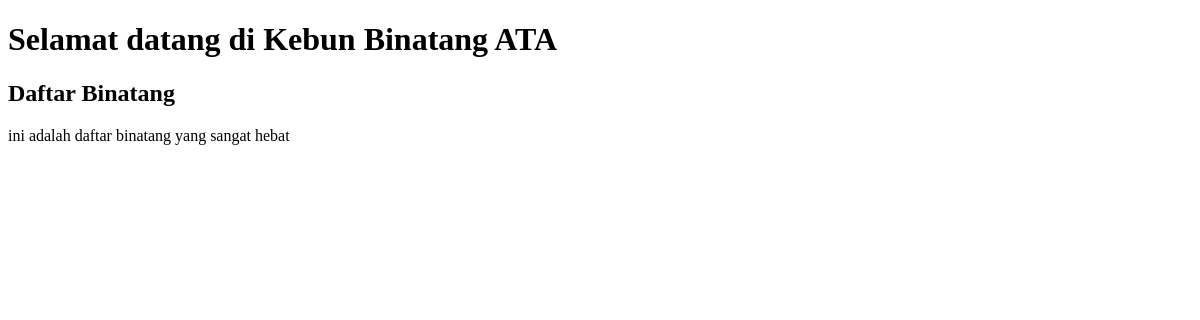
Before: /binatang/binatang/ with the older database file.
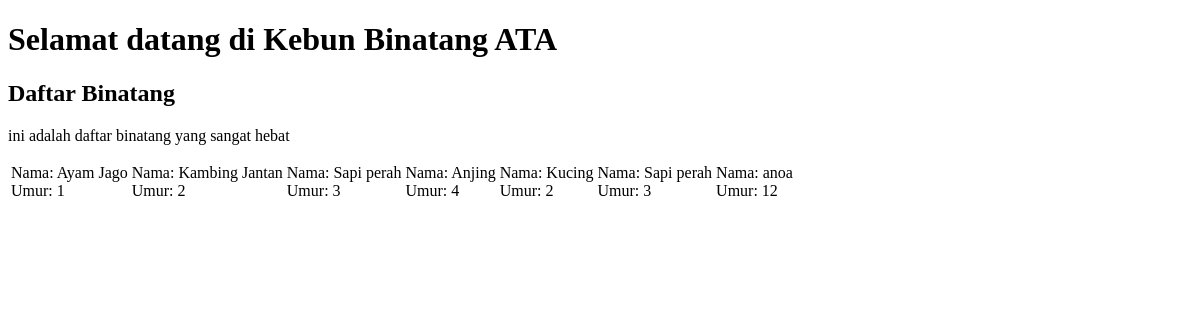
After: the same page with the newer database file.
### binatang/models.py (models this page shows)
class Binatang(models.Model):
    nama = models.CharField(max_length=255)
    umur = models.CharField(max_length=5)
    def __str__(self):
        return self.nama

### binatang/views.py (the view)
# urls.py: path('binatang/', views.list_binatang, name='list_binatang'),
def list_binatang(request):
    list_binatang = Binatang.objects.all()
    print(list_binatang)
    return render(request, 'daftar_binatang.html', {'Binatang': list_binatang})

### binatang/templates/daftar_binatang.html
{% extends 'base_binatang/base.html' %}
{% block content %}
<p>ini adalah daftar binatang yang sangat hebat</p>
<table>
    {% for binatang in Binatang %}
    <td>
        Nama: {{ binatang.nama }} <br> Umur: {{ binatang.umur }}
    </td>
    {% endfor %}
</table>
{% endblock %}

Changed rows visible on the page:
added Binatang: nama "Ayam Jago", umur "1"
added Binatang: nama "Kambing Jantan", umur "2"
added Binatang: nama "Sapi perah", umur "3"
added Binatang: nama "Anjing", umur "4"
added Binatang: nama "Kucing", umur "2"
added Binatang: nama "Sapi perah", umur "3"
added Binatang: nama "anoa", umur "12"
